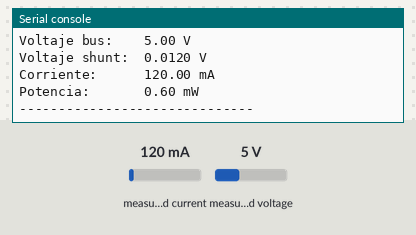
Recording of a program running on a simulated CircuitPython board. Parts: the last lines printed to the serial console. Inputs (shaded band) come from the test bench; at power-on: measured current 120 mA, measured voltage 5 V.

Above: at 1.2 s.
1.3 s: measured current set to 40 mA
At 2.6 s:
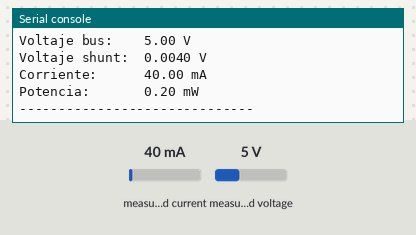
2.8 s: measured voltage set to 0.3 V
At 3.8 s:
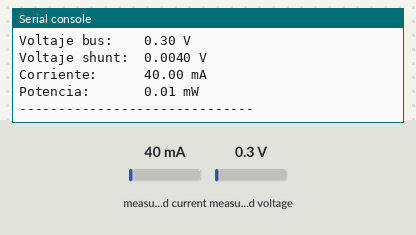
4.3 s: measured current set to 500 mA
At 5.8 s:
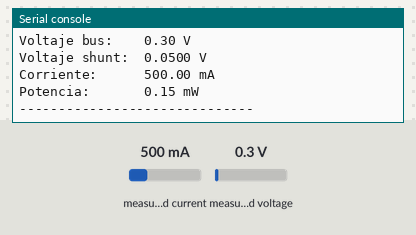
Timing chart, 0 to 7.3 s (numbered marks = the images above; inputs shaded):
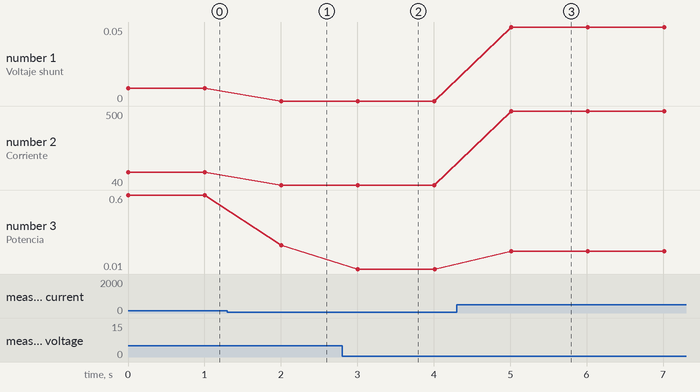

The program:

motores.py
```python
import time  # <- agregar este import
import board
import busio
from adafruit_ina219 import INA219

i2c = busio.I2C(board.SCL, board.SDA)
ina = INA219(i2c)

while True:
    print(f"Voltaje bus:    {ina.bus_voltage:.2f} V")
    print(f"Voltaje shunt:  {ina.shunt_voltage:.4f} V")
    print(f"Corriente:      {ina.current:.2f} mA")
    print(f"Potencia:       {ina.power:.2f} mW")
    print("-" * 30)
    time.sleep(1)  # <- delay en segundos
```

Measured:
- after the input at 1.3 s, the serial console: prints a new line after 0.71 s (image 1)
- after the input at 2.8 s, the serial console: prints a new line after 0.21 s (image 2)
- after the input at 4.3 s, the serial console: prints a new line after 0.71 s (image 3)
- plotted number 1: 0.01 → 0 after the input at 1.3 s, 0 → 0.05 after the input at 4.3 s
- plotted number 2: 120 → 40 after the input at 1.3 s, 40 → 500 after the input at 4.3 s
- plotted number 3: 0.6 → 0.2 after the input at 1.3 s, 0.2 → 0.01 after the input at 2.8 s, 0.01 → 0.15 after the input at 4.3 s
